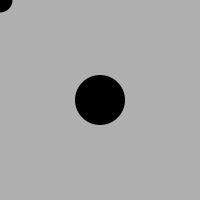
Frame 1 (no input)
Frame 60 (the mouse pressed at the canvas centre just before this capture): identical to frame 1, image omitted
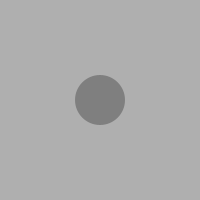
Frame 120 (the mouse held since frame 60 and released just before this capture)

The Processing sketch that drew these frames (run headless with seeded random() and noise(); from frame 60 on, the mouse is pressed at the canvas centre):

// Processing sketch: day_11
// ── day_11.pde
void setup(){
  
 size(200,200);

 noStroke();
 
}

void draw(){
  
  //the background
 background(175);
 
 //the ellipse
 float c1 = map(mouseX,0,width,0,255);
 fill(c1);
 println(mouseX,c1);
 ellipse(100,100,50,50);
 
 //sets the var //map Xpos, 0 to the width, 50 to 150
 float x1 = map(mouseX,0,width,50,150);
 float y1 = map(mouseX,0,width,100,200);
 ellipse(mouseX,mouseY,25,25);
 
}
